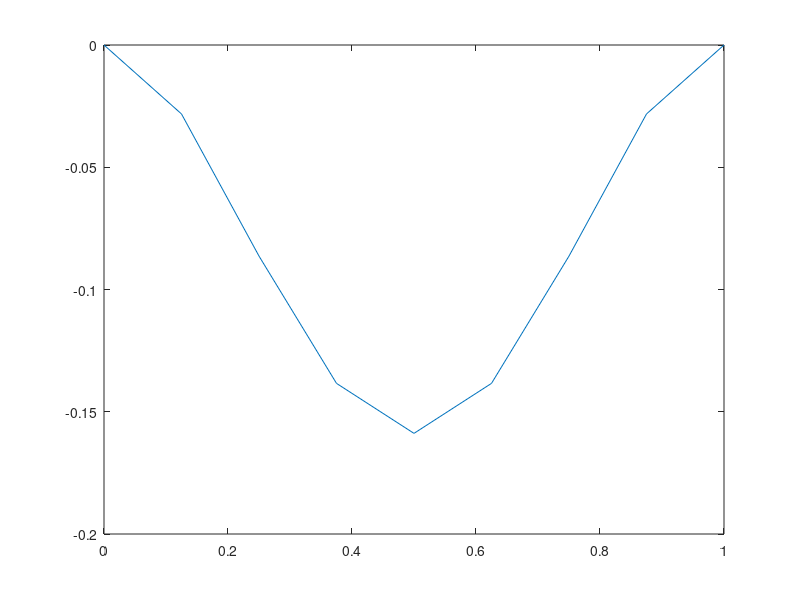

Source code (MATLAB):
clear all
% THIS SOLVES A FIXED FIXED BEAM PROBLEM
%% Constants
%%% Constant Definitions
n = 8; %number of nodes
L = 1; %beam length
Le = L/n;% element length
EI = 10000; %Young's Modulus and Moment of Inertia for beam
p = 100; % Density 

%% Mass Matrix
%Populate Mass Matrix
Me = zeros(4);

%Mass matrix for one element
Me(1,1) = 156;
Me(2,1) = 22*Le;
Me(3,1) = 54;
Me(4,1) = -13*Le;

Me(2,2) = 4*Le^2;
Me(3,2) = 13*Le;
Me(4,2) = -3*Le^2;

Me(3,3) = 156;
Me(4,3) = -22*Le;

Me(4,4) = 4*Le^2;

% Reflect matrix along diagonal
Me = Me+tril(Me,-1).';

N = 2*n + 2; %dimensions of final matrix

%Mass matrix for all elements
M = zeros(N);

[r,c]=size(Me);
d = 0;
for i = 1:n
    xpos=i+d;ypos=i+d;
    M(xpos:xpos+r-1,ypos:ypos+c-1)=Me;
    d = d+1;
end

% Adjust for elements where nodes add up
for i=3:N-2
    if mod(i,2) == 1
        M(i,i) = 156*2;
        M(i+1,i) = 0;
        M(i,i+1) = 0;
    else
        M(i,i) = 8*Le^2;
        M(i+1,i) = 13*Le;
        M(i,i+1) = 13*Le;
    end
end

M = ((p*Le)/420)*M;

%% Stiffness Matrix
% Populate Stiffness Matrix
Ke = zeros(4);

%Mass matrix for one element
Ke(1,1) = 12;
Ke(2,1) = 6*Le;
Ke(3,1) = -12;
Ke(4,1) = 6*Le;

Ke(2,2) = 4*Le^2;
Ke(3,2) = -6*Le;
Ke(4,2) = 2*Le^2;

Ke(3,3) = 12;
Ke(4,3) = -6*Le;

Ke(4,4) = 4*Le^2;

% Reflect matrix along diagonal
Ke = Ke+tril(Ke,-1).';

N = 2*n + 2; %dimensions of final matrix

%Mass matrix for all elements
K = zeros(N);

[r,c]=size(Me);
d = 0;
for i = 1:n
    xpos=i+d;ypos=i+d;
    K(xpos:xpos+r-1,ypos:ypos+c-1)=Ke;
    d = d+1;
end

% Adjust for elements where nodes add up
for i=3:N-2
    if mod(i,2) == 1
        K(i,i) = 24;
        K(i+1,i) = 0;
        K(i,i+1) = 0;
    else
        K(i,i) = 8*Le^2;
        K(i+1,i) = -6*Le;
        K(i,i+1) = -6*Le;
    end
end

K = (EI/Le^3)*K;

%%%%%%% could add force vector at this point, that would require a
%%%%%%% different method of solving (not using eig)

%% Reduce by removing known node displacements

% Remove first/last row and first/last column to account for fixed ends
K = K([3:end-2],[3:end-2]);
% Remove first/last row and first/last column to account for fixed ends
M = M([3:end-2],[3:end-2]);

%% Solve the eigenvalue problem
[V,D] = eig(K,M);

%% Plot first mode shape
x = 0:Le:L;
disp = vertcat(0,V(1:2:end,1),0); %displacement zeros added to account for BCs
angle = vertcat(0,V(2:2:end,1),0); %angle

plot(x,disp);